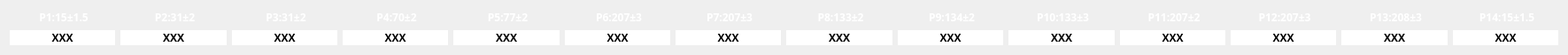
   <widget class="QWidget" name="gridLayoutWidget">
    <property name="geometry">
     <rect>
      <x>30</x>
      <y>130</y>
      <width>1771</width>
      <height>61</height>
     </rect>
    </property>
    <layout class="QGridLayout" name="gridLayout">
     <item row="1" column="9">
      <widget class="QLabel" name="R_A_10">
       <property name="font">
        <font>
         <family>Ubuntu Mono</family>
         <pointsize>9</pointsize>
         <weight>75</weight>
         <bold>true</bold>
        </font>
       </property>
       <property name="styleSheet">
        <string notr="true">background-color: rgb(255, 255, 255);
border-color: rgb(36, 36, 36);</string>
       </property>
       <property name="text">
        <string>XXX</string>
       </property>
       <property name="alignment">
        <set>Qt::AlignCenter</set>
       </property>
      </widget>
     </item>
     <item row="0" column="5">
      <widget class="QLabel" name="P6label_5">
       <property name="font">
        <font>
         <family>Ubuntu Mono</family>
         <pointsize>9</pointsize>
         <weight>75</weight>
         <bold>true</bold>
        </font>
       </property>
       <property name="styleSheet">
        <string notr="true">color: rgb(255, 255, 255);</string>
       </property>
       <property name="text">
        <string> P6:207±3</string>
       </property>
       <property name="alignment">
        <set>Qt::AlignCenter</set>
       </property>
      </widget>
     </item>
     <item row="1" column="5">
      <widget class="QLabel" name="R_A_6">
       <property name="font">
        <font>
         <family>Ubuntu Mono</family>
         <pointsize>9</pointsize>
         <weight>75</weight>
         <bold>true</bold>
        </font>
       </property>
       <property name="styleSheet">
        <string notr="true">background-color: rgb(255, 255, 255);
border-color: rgb(36, 36, 36);</string>
       </property>
       <property name="text">
        <string>XXX</string>
       </property>
       <property name="alignment">
        <set>Qt::AlignCenter</set>
       </property>
      </widget>
     </item>
     <item row="1" column="10">
      <widget class="QLabel" name="R_A_11">
       <property name="font">
        <font>
         <family>Ubuntu Mono</family>
         <pointsize>9</pointsize>
         <weight>75</weight>
         <bold>true</bold>
        </font>
       </property>
       <property name="styleSheet">
        <string notr="true">background-color: rgb(255, 255, 255);
border-color: rgb(36, 36, 36);</string>
       </property>
       <property name="text">
        <string>XXX</string>
       </property>
       <property name="alignment">
        <set>Qt::AlignCenter</set>
       </property>
      </widget>
     </item>
     <item row="1" column="8">
      <widget class="QLabel" name="R_A_9">
       <property name="font">
        <font>
         <family>Ubuntu Mono</family>
         <pointsize>9</pointsize>
         <weight>75</weight>
         <bold>true</bold>
        </font>
       </property>
       <property name="styleSheet">
        <string notr="true">background-color: rgb(255, 255, 255);
border-color: rgb(36, 36, 36);</string>
       </property>
       <property name="text">
        <string>XXX</string>
       </property>
       <property name="alignment">
        <set>Qt::AlignCenter</set>
       </property>
      </widget>
     </item>
     <item row="0" column="2">
      <widget class="QLabel" name="P3label_5">
       <property name="font">
        <font>
         <family>Ubuntu Mono</family>
         <pointsize>9</pointsize>
         <weight>75</weight>
         <bold>true</bold>
        </font>
       </property>
       <property name="styleSheet">
        <string notr="true">color: rgb(255, 255, 255);</string>
       </property>
       <property name="text">
        <string> P3:31±2</string>
       </property>
       <property name="alignment">
        <set>Qt::AlignCenter</set>
       </property>
      </widget>
     </item>
     <item row="0" column="4">
      <widget class="QLabel" name="P5label_5">
       <property name="font">
        <font>
         <family>Ubuntu Mono</family>
         <pointsize>9</pointsize>
         <weight>75</weight>
         <bold>true</bold>
        </font>
       </property>
       <property name="styleSheet">
        <string notr="true">color: rgb(255, 255, 255);</string>
       </property>
       <property name="text">
        <string> P5:77±2</string>
       </property>
       <property name="alignment">
        <set>Qt::AlignCenter</set>
       </property>
      </widget>
     </item>
     <item row="0" column="10">
      <widget class="QLabel" name="P11label_5">
       <property name="font">
        <font>
         <family>Ubuntu Mono</family>
         <pointsize>9</pointsize>
         <weight>75</weight>
         <bold>true</bold>
        </font>
       </property>
       <property name="styleSheet">
        <string notr="true">color: rgb(255, 255, 255);</string>
       </property>
       <property name="text">
        <string> P11:207±2</string>
       </property>
       <property name="alignment">
        <set>Qt::AlignCenter</set>
       </property>
      </widget>
     </item>
     <item row="0" column="7">
      <widget class="QLabel" name="P8label_5">
       <property name="font">
        <font>
         <family>Ubuntu Mono</family>
         <pointsize>9</pointsize>
         <weight>75</weight>
         <bold>true</bold>
        </font>
       </property>
       <property name="styleSheet">
        <string notr="true">color: rgb(255, 255, 255);</string>
       </property>
       <property name="text">
        <string> P8:133±2</string>
       </property>
       <property name="alignment">
        <set>Qt::AlignCenter</set>
       </property>
      </widget>
     </item>
     <item row="1" column="3">
      <widget class="QLabel" name="R_A_4">
       <property name="font">
        <font>
         <family>Ubuntu Mono</family>
         <pointsize>9</pointsize>
         <weight>75</weight>
         <bold>true</bold>
        </font>
       </property>
       <property name="styleSheet">
        <string notr="true">background-color: rgb(255, 255, 255);
border-color: rgb(36, 36, 36);</string>
       </property>
       <property name="text">
        <string>XXX</string>
       </property>
       <property name="alignment">
        <set>Qt::AlignCenter</set>
       </property>
      </widget>
     </item>
     <item row="0" column="12">
      <widget class="QLabel" name="P13label_5">
       <property name="font">
        <font>
         <family>Ubuntu Mono</family>
         <pointsize>9</pointsize>
         <weight>75</weight>
         <bold>true</bold>
        </font>
       </property>
       <property name="styleSheet">
        <string notr="true">color: rgb(255, 255, 255);</string>
       </property>
       <property name="text">
        <string> P13:208±3</string>
       </property>
       <property name="alignment">
        <set>Qt::AlignCenter</set>
       </property>
      </widget>
     </item>
     <item row="0" column="9">
      <widget class="QLabel" name="P10label_5">
       <property name="font">
        <font>
         <family>Ubuntu Mono</family>
         <pointsize>9</pointsize>
         <weight>75</weight>
         <bold>true</bold>
        </font>
       </property>
       <property name="styleSheet">
        <string notr="true">color: rgb(255, 255, 255);</string>
       </property>
       <property name="text">
        <string> P10:133±3</string>
       </property>
       <property name="alignment">
        <set>Qt::AlignCenter</set>
       </property>
      </widget>
     </item>
     <item row="1" column="6">
      <widget class="QLabel" name="R_A_7">
       <property name="font">
        <font>
         <family>Ubuntu Mono</family>
         <pointsize>9</pointsize>
         <weight>75</weight>
         <bold>true</bold>
        </font>
       </property>
       <property name="styleSheet">
        <string notr="true">background-color: rgb(255, 255, 255);
border-color: rgb(36, 36, 36);</string>
       </property>
       <property name="text">
        <string>XXX</string>
       </property>
       <property name="alignment">
        <set>Qt::AlignCenter</set>
       </property>
      </widget>
     </item>
     <item row="1" column="7">
      <widget class="QLabel" name="R_A_8">
       <property name="font">
        <font>
         <family>Ubuntu Mono</family>
         <pointsize>9</pointsize>
         <weight>75</weight>
         <bold>true</bold>
        </font>
       </property>
       <property name="styleSheet">
        <string notr="true">background-color: rgb(255, 255, 255);
border-color: rgb(36, 36, 36);</string>
       </property>
       <property name="text">
        <string>XXX</string>
       </property>
       <property name="alignment">
        <set>Qt::AlignCenter</set>
       </property>
      </widget>
     </item>
     <item row="1" column="1">
      <widget class="QLabel" name="R_A_2">
       <property name="font">
        <font>
         <family>Ubuntu Mono</family>
         <pointsize>9</pointsize>
         <weight>75</weight>
         <bold>true</bold>
        </font>
       </property>
       <property name="styleSheet">
        <string notr="true">background-color: rgb(255, 255, 255);
border-color: rgb(36, 36, 36);</string>
       </property>
       <property name="text">
        <string>XXX</string>
       </property>
       <property name="alignment">
        <set>Qt::AlignCenter</set>
       </property>
      </widget>
     </item>
     <item row="1" column="2">
      <widget class="QLabel" name="R_A_3">
       <property name="font">
        <font>
         <family>Ubuntu Mono</family>
         <pointsize>9</pointsize>
         <weight>75</weight>
         <bold>true</bold>
        </font>
       </property>
       <property name="styleSheet">
        <string notr="true">background-color: rgb(255, 255, 255);
border-color: rgb(36, 36, 36);</string>
       </property>
       <property name="text">
        <string>XXX</string>
       </property>
       <property name="alignment">
        <set>Qt::AlignCenter</set>
       </property>
      </widget>
     </item>
     <item row="0" column="6">
      <widget class="QLabel" name="P7label_5">
       <property name="font">
        <font>
         <family>Ubuntu Mono</family>
         <pointsize>9</pointsize>
         <weight>75</weight>
         <bold>true</bold>
        </font>
       </property>
       <property name="styleSheet">
        <string notr="true">color: rgb(255, 255, 255);</string>
       </property>
       <property name="text">
        <string> P7:207±3</string>
       </property>
       <property name="alignment">
        <set>Qt::AlignCenter</set>
       </property>
      </widget>
     </item>
     <item row="1" column="0">
      <widget class="QLabel" name="R_A_1">
       <property name="font">
        <font>
         <family>Ubuntu Mono</family>
         <pointsize>9</pointsize>
         <weight>75</weight>
         <bold>true</bold>
        </font>
       </property>
       <property name="styleSheet">
        <string notr="true">background-color: rgb(255, 255, 255);
border-color: rgb(36, 36, 36);</string>
       </property>
       <property name="text">
        <string>XXX</string>
       </property>
       <property name="alignment">
        <set>Qt::AlignCenter</set>
       </property>
      </widget>
     </item>
     <item row="0" column="3">
      <widget class="QLabel" name="P4label_5">
       <property name="font">
        <font>
         <family>Ubuntu Mono</family>
         <pointsize>9</pointsize>
         <weight>75</weight>
         <bold>true</bold>
        </font>
       </property>
       <property name="styleSheet">
        <string notr="true">color: rgb(255, 255, 255);</string>
       </property>
       <property name="text">
        <string> P4:70±2</string>
       </property>
       <property name="alignment">
        <set>Qt::AlignCenter</set>
       </property>
      </widget>
     </item>
     <item row="0" column="0">
      <widget class="QLabel" name="P1label_5">
       <property name="font">
        <font>
         <family>Ubuntu Mono</family>
         <pointsize>9</pointsize>
         <weight>75</weight>
         <bold>true</bold>
        </font>
       </property>
       <property name="styleSheet">
        <string notr="true">color: rgb(255, 255, 255);</string>
       </property>
       <property name="text">
        <string> P1:15±1.5</string>
       </property>
       <property name="alignment">
        <set>Qt::AlignCenter</set>
       </property>
      </widget>
     </item>
     <item row="0" column="8">
      <widget class="QLabel" name="P9label_5">
       <property name="font">
        <font>
         <family>Ubuntu Mono</family>
         <pointsize>9</pointsize>
         <weight>75</weight>
         <bold>true</bold>
        </font>
       </property>
       <property name="styleSheet">
        <string notr="true">color: rgb(255, 255, 255);</string>
       </property>
       <property name="text">
        <string> P9:134±2</string>
       </property>
       <property name="alignment">
        <set>Qt::AlignCenter</set>
       </property>
      </widget>
     </item>
     <item row="0" column="11">
      <widget class="QLabel" name="P12label_5">
       <property name="font">
        <font>
         <family>Ubuntu Mono</family>
         <pointsize>9</pointsize>
         <weight>75</weight>
         <bold>true</bold>
        </font>
       </property>
       <property name="styleSheet">
        <string notr="true">color: rgb(255, 255, 255);</string>
       </property>
       <property name="text">
        <string> P12:207±3</string>
       </property>
       <property name="alignment">
        <set>Qt::AlignCenter</set>
       </property>
      </widget>
     </item>
     <item row="0" column="1">
      <widget class="QLabel" name="P2label_5">
       <property name="font">
        <font>
         <family>Ubuntu Mono</family>
         <pointsize>9</pointsize>
         <weight>75</weight>
         <bold>true</bold>
        </font>
       </property>
       <property name="styleSheet">
        <string notr="true">color: rgb(255, 255, 255);</string>
       </property>
       <property name="text">
        <string> P2:31±2</string>
       </property>
       <property name="alignment">
        <set>Qt::AlignCenter</set>
       </property>
      </widget>
     </item>
     <item row="1" column="4">
      <widget class="QLabel" name="R_A_5">
       <property name="font">
        <font>
         <family>Ubuntu Mono</family>
         <pointsize>9</pointsize>
         <weight>75</weight>
         <bold>true</bold>
        </font>
       </property>
       <property name="styleSheet">
        <string notr="true">background-color: rgb(255, 255, 255);
border-color: rgb(36, 36, 36);</string>
       </property>
       <property name="text">
        <string>XXX</string>
       </property>
       <property name="alignment">
        <set>Qt::AlignCenter</set>
       </property>
      </widget>
     </item>
     <item row="0" column="13">
      <widget class="QLabel" name="P14label_5">
       <property name="font">
        <font>
         <family>Ubuntu Mono</family>
         <pointsize>9</pointsize>
         <weight>75</weight>
         <bold>true</bold>
        </font>
       </property>
       <property name="styleSheet">
        <string notr="true">color: rgb(255, 255, 255);</string>
       </property>
       <property name="text">
        <string> P14:15±1.5</string>
       </property>
       <property name="alignment">
        <set>Qt::AlignCenter</set>
       </property>
      </widget>
     </item>
     <item row="1" column="11">
      <widget class="QLabel" name="R_A_12">
       <property name="font">
        <font>
         <family>Ubuntu Mono</family>
         <pointsize>9</pointsize>
         <weight>75</weight>
         <bold>true</bold>
        </font>
       </property>
       <property name="styleSheet">
        <string notr="true">background-color: rgb(255, 255, 255);
border-color: rgb(36, 36, 36);</string>
       </property>
       <property name="text">
        <string>XXX</string>
       </property>
       <property name="alignment">
        <set>Qt::AlignCenter</set>
       </property>
      </widget>
     </item>
     <item row="1" column="12">
      <widget class="QLabel" name="R_A_13">
       <property name="font">
        <font>
         <family>Ubuntu Mono</family>
         <pointsize>9</pointsize>
         <weight>75</weight>
         <bold>true</bold>
        </font>
       </property>
       <property name="styleSheet">
        <string notr="true">background-color: rgb(255, 255, 255);
border-color: rgb(36, 36, 36);</string>
       </property>
       <property name="text">
        <string>XXX</string>
       </property>
       <property name="alignment">
        <set>Qt::AlignCenter</set>
       </property>
      </widget>
     </item>
     <item row="1" column="13">
      <widget class="QLabel" name="R_A_14">
       <property name="font">
        <font>
         <family>Ubuntu Mono</family>
         <pointsize>9</pointsize>
         <weight>75</weight>
         <bold>true</bold>
        </font>
       </property>
       <property name="styleSheet">
        <string notr="true">background-color: rgb(255, 255, 255);
border-color: rgb(36, 36, 36);</string>
       </property>
       <property name="text">
        <string>XXX</string>
       </property>
       <property name="alignment">
        <set>Qt::AlignCenter</set>
       </property>
      </widget>
     </item>
    </layout>
   </widget>
